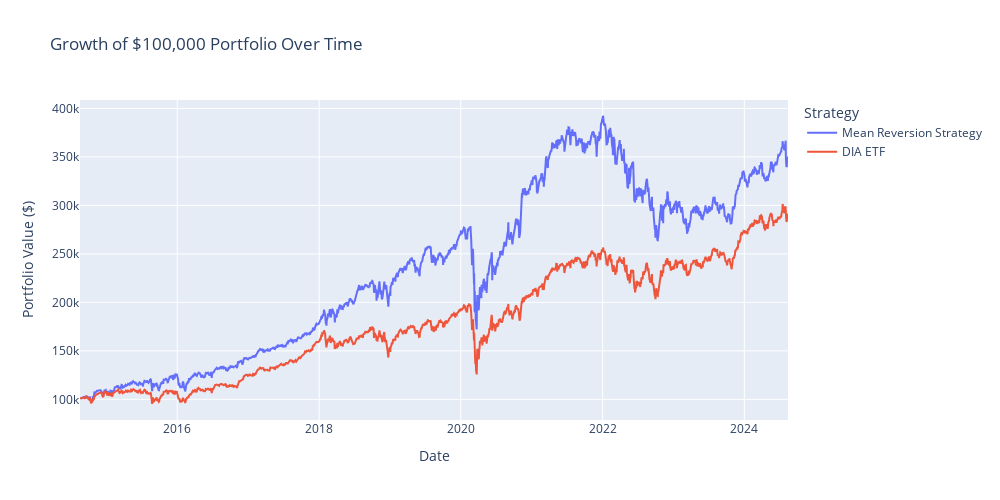

Notebook cell for this chart:
### Markdown cell above
### Step 7: Visualize Portfolio Growth

To better understand the performance of our mean reversion strategy compared to investing in the Dow Jones, we will visualize the growth of a hypothetical 100,000 dollar portfolio over time for both strategies.

### Code cell
import plotly.graph_objects as go

# Calculate Cumulative Returns by adding 1 to daily returns, then calculate the cumulative product
results['Cumulative Return'] = (1 + results['Capital Return']).cumprod()
dia_data['Cumulative Return'] = (1 + dia_data['Daily Return']).cumprod()

# Calculate Portfolio Value by multiplying Cumulative Returns by initial capital
results['Portfolio Value'] = results['Cumulative Return'] * 100000
dia_data['Portfolio Value'] = dia_data['Cumulative Return'] * 100000

# Create Line plots 
fig = go.Figure()
fig.add_trace(go.Scatter(
    x=results['Date'], 
    y=results['Portfolio Value'], 
    mode='lines', 
    name='Mean Reversion Strategy'
))

fig.add_trace(go.Scatter(
    x=dia_data.index, 
    y=dia_data['Portfolio Value'], 
    mode='lines', 
    name='DIA ETF'
))

# Add titles and labels
fig.update_layout(
    title='Growth of $100,000 Portfolio Over Time',
    xaxis_title='Date',
    yaxis_title='Portfolio Value ($)',
    legend_title='Strategy',
    autosize=False,
    width=1000, 
    height=500
)

# Display Plot
fig.show()

### Figure 1 — Plotly figure (JSON) as saved in the notebook; plotly's stock layout.template omitted (floating-point values rounded to 4 significant figures; data arrays with more than 128 entries replaced by an {"elided": "..."} marker saying what was removed)
{"data": [{"mode": "lines", "name": "Mean Reversion Strategy", "type": "scatter", "x": {"elided": "2512 str values"}, "y": {"elided": "2512 float values"}}, {"mode": "lines", "name": "DIA ETF", "type": "scatter", "x": {"elided": "2514 str values"}, "y": {"elided": "2514 float values"}}], "layout": {"autosize": false, "height": 500, "legend": {"title": {"text": "Strategy"}}, "title": {"text": "Growth of $100,000 Portfolio Over Time"}, "width": 1000, "xaxis": {"title": {"text": "Date"}}, "yaxis": {"title": {"text": "Portfolio Value ($)"}}}}
